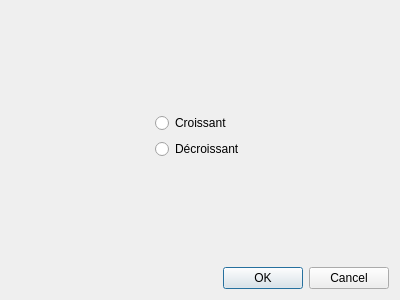
<?xml version="1.0" encoding="UTF-8"?>
<ui version="4.0">
 <class>DialogTrier</class>
 <widget class="QDialog" name="DialogTrier">
  <property name="geometry">
   <rect>
    <x>0</x>
    <y>0</y>
    <width>400</width>
    <height>300</height>
   </rect>
  </property>
  <property name="sizePolicy">
   <sizepolicy hsizetype="Expanding" vsizetype="Expanding">
    <horstretch>0</horstretch>
    <verstretch>0</verstretch>
   </sizepolicy>
  </property>
  <property name="minimumSize">
   <size>
    <width>100</width>
    <height>100</height>
   </size>
  </property>
  <property name="windowTitle">
   <string>Dialog</string>
  </property>
  <layout class="QVBoxLayout" name="verticalLayout_3">
   <item>
    <layout class="QVBoxLayout" name="verticalLayout_2">
     <item>
      <spacer name="verticalSpacer">
       <property name="orientation">
        <enum>Qt::Vertical</enum>
       </property>
       <property name="sizeHint" stdset="0">
        <size>
         <width>20</width>
         <height>40</height>
        </size>
       </property>
      </spacer>
     </item>
     <item>
      <layout class="QHBoxLayout" name="horizontalLayout">
       <item>
        <spacer name="horizontalSpacer">
         <property name="orientation">
          <enum>Qt::Horizontal</enum>
         </property>
         <property name="sizeHint" stdset="0">
          <size>
           <width>40</width>
           <height>20</height>
          </size>
         </property>
        </spacer>
       </item>
       <item>
        <layout class="QVBoxLayout" name="verticalLayout">
         <item>
          <widget class="QRadioButton" name="myRBCroissant">
           <property name="text">
            <string>Croissant</string>
           </property>
          </widget>
         </item>
         <item>
          <widget class="QRadioButton" name="myRBDecroissant">
           <property name="text">
            <string>Décroissant</string>
           </property>
          </widget>
         </item>
        </layout>
       </item>
       <item>
        <spacer name="horizontalSpacer_2">
         <property name="orientation">
          <enum>Qt::Horizontal</enum>
         </property>
         <property name="sizeHint" stdset="0">
          <size>
           <width>40</width>
           <height>20</height>
          </size>
         </property>
        </spacer>
       </item>
      </layout>
     </item>
     <item>
      <spacer name="verticalSpacer_2">
       <property name="orientation">
        <enum>Qt::Vertical</enum>
       </property>
       <property name="sizeHint" stdset="0">
        <size>
         <width>20</width>
         <height>40</height>
        </size>
       </property>
      </spacer>
     </item>
    </layout>
   </item>
   <item>
    <widget class="QDialogButtonBox" name="buttonBox">
     <property name="orientation">
      <enum>Qt::Horizontal</enum>
     </property>
     <property name="standardButtons">
      <set>QDialogButtonBox::Cancel|QDialogButtonBox::Ok</set>
     </property>
    </widget>
   </item>
  </layout>
 </widget>
 <resources/>
 <connections>
  <connection>
   <sender>buttonBox</sender>
   <signal>accepted()</signal>
   <receiver>DialogTrier</receiver>
   <slot>accept()</slot>
   <hints>
    <hint type="sourcelabel">
     <x>248</x>
     <y>254</y>
    </hint>
    <hint type="destinationlabel">
     <x>157</x>
     <y>274</y>
    </hint>
   </hints>
  </connection>
  <connection>
   <sender>buttonBox</sender>
   <signal>rejected()</signal>
   <receiver>DialogTrier</receiver>
   <slot>reject()</slot>
   <hints>
    <hint type="sourcelabel">
     <x>316</x>
     <y>260</y>
    </hint>
    <hint type="destinationlabel">
     <x>286</x>
     <y>274</y>
    </hint>
   </hints>
  </connection>
 </connections>
</ui>
